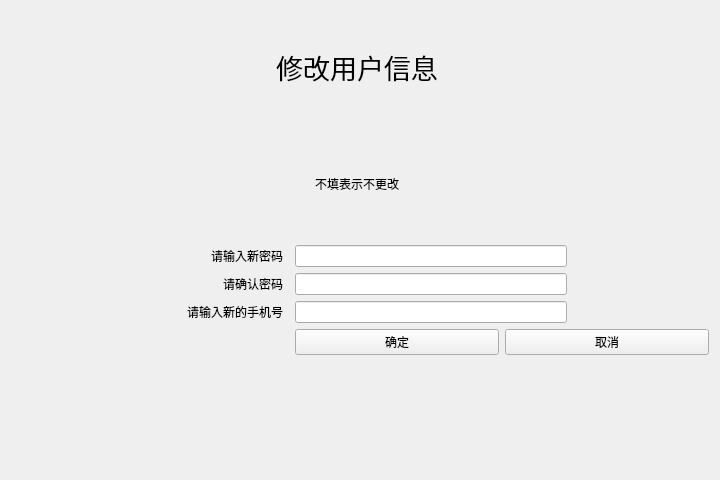
<?xml version="1.0" encoding="UTF-8"?>
<ui version="4.0">
 <class>UserChange</class>
 <widget class="QWidget" name="UserChange">
  <property name="geometry">
   <rect>
    <x>0</x>
    <y>0</y>
    <width>720</width>
    <height>480</height>
   </rect>
  </property>
  <property name="minimumSize">
   <size>
    <width>720</width>
    <height>480</height>
   </size>
  </property>
  <property name="maximumSize">
   <size>
    <width>720</width>
    <height>480</height>
   </size>
  </property>
  <property name="windowTitle">
   <string>Form</string>
  </property>
  <layout class="QGridLayout" name="gridLayout" rowstretch="2,3,1,1" columnstretch="1,1,0,2,1">
   <item row="0" column="1" colspan="3">
    <layout class="QVBoxLayout" name="verticalLayout">
     <item>
      <widget class="QLabel" name="label">
       <property name="font">
        <font>
         <pointsize>20</pointsize>
        </font>
       </property>
       <property name="text">
        <string>修改用户信息</string>
       </property>
       <property name="alignment">
        <set>Qt::AlignCenter</set>
       </property>
      </widget>
     </item>
     <item>
      <widget class="QLabel" name="label_5">
       <property name="text">
        <string>不填表示不更改</string>
       </property>
       <property name="alignment">
        <set>Qt::AlignCenter</set>
       </property>
      </widget>
     </item>
    </layout>
   </item>
   <item row="1" column="0">
    <spacer name="horizontalSpacer">
     <property name="orientation">
      <enum>Qt::Horizontal</enum>
     </property>
     <property name="sizeHint" stdset="0">
      <size>
       <width>133</width>
       <height>20</height>
      </size>
     </property>
    </spacer>
   </item>
   <item row="1" column="1">
    <layout class="QVBoxLayout" name="verticalLayout_3">
     <item>
      <widget class="QLabel" name="label_2">
       <property name="text">
        <string>请输入新密码</string>
       </property>
       <property name="alignment">
        <set>Qt::AlignRight|Qt::AlignTrailing|Qt::AlignVCenter</set>
       </property>
      </widget>
     </item>
     <item>
      <widget class="QLabel" name="label_4">
       <property name="text">
        <string>请确认密码</string>
       </property>
       <property name="alignment">
        <set>Qt::AlignRight|Qt::AlignTrailing|Qt::AlignVCenter</set>
       </property>
      </widget>
     </item>
     <item>
      <widget class="QLabel" name="label_3">
       <property name="text">
        <string>请输入新的手机号</string>
       </property>
       <property name="alignment">
        <set>Qt::AlignRight|Qt::AlignTrailing|Qt::AlignVCenter</set>
       </property>
      </widget>
     </item>
    </layout>
   </item>
   <item row="1" column="3">
    <layout class="QVBoxLayout" name="verticalLayout_2">
     <item>
      <widget class="QLineEdit" name="newpasswd"/>
     </item>
     <item>
      <widget class="QLineEdit" name="confirm_passwd"/>
     </item>
     <item>
      <widget class="QLineEdit" name="phone"/>
     </item>
    </layout>
   </item>
   <item row="1" column="4">
    <spacer name="horizontalSpacer_2">
     <property name="orientation">
      <enum>Qt::Horizontal</enum>
     </property>
     <property name="sizeHint" stdset="0">
      <size>
       <width>133</width>
       <height>20</height>
      </size>
     </property>
    </spacer>
   </item>
   <item row="2" column="3" colspan="2">
    <layout class="QHBoxLayout" name="horizontalLayout">
     <item>
      <widget class="QPushButton" name="corfirm_button">
       <property name="text">
        <string>确定</string>
       </property>
      </widget>
     </item>
     <item>
      <widget class="QPushButton" name="cancle_button">
       <property name="text">
        <string>取消</string>
       </property>
      </widget>
     </item>
    </layout>
   </item>
   <item row="3" column="1">
    <spacer name="verticalSpacer">
     <property name="orientation">
      <enum>Qt::Vertical</enum>
     </property>
     <property name="sizeHint" stdset="0">
      <size>
       <width>20</width>
       <height>60</height>
      </size>
     </property>
    </spacer>
   </item>
   <item row="2" column="1">
    <widget class="QLabel" name="message">
     <property name="text">
      <string/>
     </property>
     <property name="alignment">
      <set>Qt::AlignCenter</set>
     </property>
    </widget>
   </item>
  </layout>
 </widget>
 <resources/>
 <connections/>
</ui>
